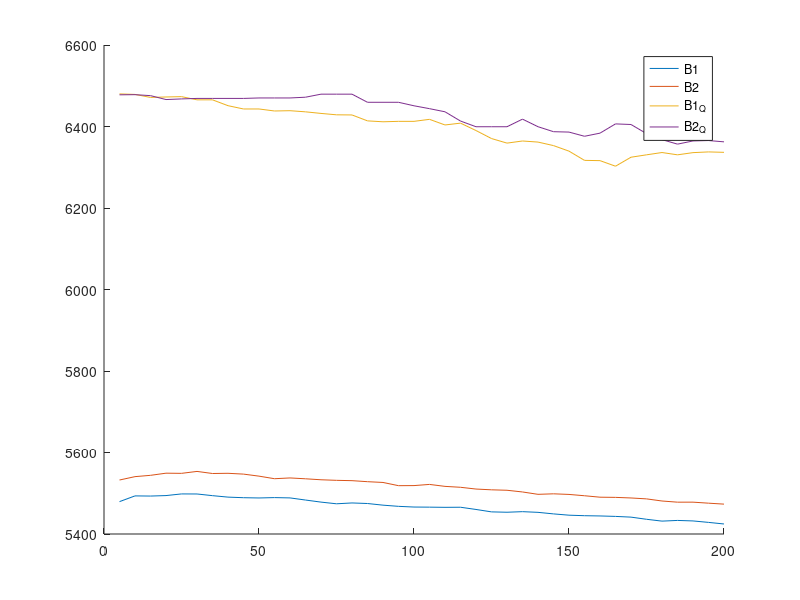

Reproduce this figure in MATLAB.
load paings1-200b2.mat

k = 1;
while true
    if ~isfield(sim_handler{k},"current_sol")
        break
    end
   Ah_proc3(k) = max(sim_handler{k}.original_data.Ah)*3600;
   Cap_proc3(k) = sim_handler{k}.current_sol.Q;
   cycle_3(k) = k*5;
   Sum_r3(k) = sim_handler{k}.current_sol.R0 + sim_handler{k}.current_sol.R1;
   k = k+1;
end

load paings1-200.mat
k = 1;
while true
    if ~isfield(sim_handler{k},"current_sol")
        break
    end
    Ah_proc2(k) = max(sim_handler{k}.original_data.Ah)*3600;
    Cap_proc2(k) = sim_handler{k}.current_sol.Q;
    cycle_2(k) = k*5;
    Sum_r2(k) = sim_handler{k}.current_sol.R0 + sim_handler{k}.current_sol.R1;
    k = k+1;
end
% 
% load paings1-200.mat
% k = 1;
% while true
%     if ~isfield(sim_handler{k},"current_sol")
%         break
%     end
%     Ah_proc1(k) = max(sim_handler{k}.original_data.Ah)*3600;
%     Cap_proc1(k) = sim_handler{k}.current_sol.Q;
%     cycle_1(k) = k*5;
%     Sum_r1(k) = sim_handler{k}.current_sol.R0 + sim_handler{k}.current_sol.R1;
%     k = k+1;
% end
% 
% load baseline1-800.mat
% k = 1;
% while true
%     if ~isfield(sim_handler{k},"current_sol")
%         break
%     end
%     Ah_b(k) = max(sim_handler{k}.original_data.Ah)*3600;
%     Cap_b(k) = sim_handler{k}.current_sol.Q;
%     Sum_rb(k) = sim_handler{k}.current_sol.R0 + sim_handler{k}.current_sol.R1;
%     cycle_b(k) = k*10;
%     k = k+1;
% end
window = 10; 
%Cap_proc1_f  = movmean(Cap_proc1,  window);
Cap_proc2_f  = movmean(Cap_proc2,  window);
 Cap_proc3_f = movmean(Cap_proc3, window);
% Cap_b_f = movmean(Cap_b, window);


figure()
hold on
% plot(cycle_b,Ah_b)
% plot(cycle_3,Ah_proc3)
plot(cycle_2,Ah_proc2)
plot(cycle_3,Ah_proc3)
plot(cycle_2,Cap_proc2_f)
plot(cycle_3,Cap_proc3_f)
legend("B1","B2","B1_Q","B2_Q")
% figure()
% hold on
% plot(cycle_b,Ah_b - max(Ah_b))
% plot(cycle_3,Ah_proc3 - max(Ah_proc3))
% plot(cycle_2,Ah_proc2 - max(Ah_proc2))
% plot(cycle_1,Ah_proc1 - max(Ah_proc1))
% 
% figure()
% hold on
% plot(cycle_b,Ah_b/Ah_b(1))
% plot(cycle_3,Ah_proc3/Ah_proc3(1))
% plot(cycle_2,Ah_proc2/Ah_proc2(1))
% plot(cycle_1,Ah_proc1/Ah_proc1(1))
% 
% 
% figure()
% hold on
% plot(cycle_b,Cap_b_f/max(Cap_b_f))
% plot(cycle_3,Cap_proc3_f/max(Cap_proc3_f))
% plot(cycle_2,Cap_proc2_f/max(Cap_proc2_f))
% plot(cycle_1,Cap_proc1_f/max(Cap_proc1_f))
% 
% figure()
% hold on
% plot(cycle_b,Ah_b/max(Ah_b))
% plot(cycle_3,Ah_proc3/max(Ah_proc3))
% plot(cycle_2,Ah_proc2/max(Ah_proc2))
% plot(cycle_1,Ah_proc1/max(Ah_proc1))
% 
% figure()
% hold on
% plot(cycle_b,Sum_rb/max(Sum_rb))
% plot(cycle_3,Sum_r3/max(Sum_r3))
% plot(cycle_2,Sum_r2/max(Sum_r2))
% plot(cycle_1,Sum_r1/max(Sum_r1))
% 
% figure()
% hold on
% plot(cycle_b,Sum_rb)
% plot(cycle_3,Sum_r3)
% plot(cycle_2,Sum_r2)
% plot(cycle_1,Sum_r1)
